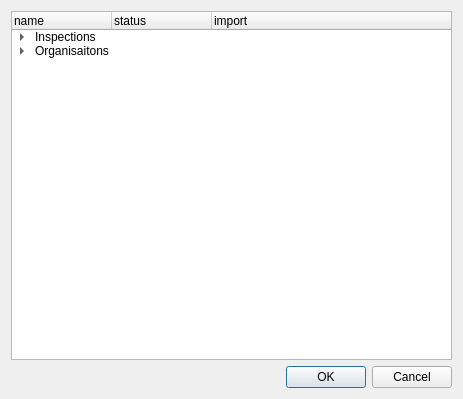
<?xml version="1.0" encoding="UTF-8"?>
<ui version="4.0">
 <class>Dialog</class>
 <widget class="QDialog" name="Dialog">
  <property name="geometry">
   <rect>
    <x>0</x>
    <y>0</y>
    <width>463</width>
    <height>399</height>
   </rect>
  </property>
  <property name="windowTitle">
   <string>Dialog</string>
  </property>
  <layout class="QVBoxLayout" name="verticalLayout">
   <item>
    <widget class="QTreeWidget" name="treeWidget">
     <property name="headerHidden">
      <bool>false</bool>
     </property>
     <attribute name="headerMinimumSectionSize">
      <number>50</number>
     </attribute>
     <column>
      <property name="text">
       <string>name</string>
      </property>
     </column>
     <column>
      <property name="text">
       <string>status</string>
      </property>
     </column>
     <column>
      <property name="text">
       <string>import</string>
      </property>
     </column>
     <item>
      <property name="text">
       <string>Inspections</string>
      </property>
      <item>
       <property name="text">
        <string>a</string>
       </property>
       <property name="text">
        <string>new</string>
       </property>
      </item>
      <item>
       <property name="text">
        <string>b</string>
       </property>
       <property name="text">
        <string>new</string>
       </property>
       <property name="text">
        <string>X</string>
       </property>
      </item>
      <item>
       <property name="text">
        <string>c</string>
       </property>
       <property name="text">
        <string>update</string>
       </property>
       <property name="text">
        <string>X</string>
       </property>
      </item>
     </item>
     <item>
      <property name="text">
       <string>Organisaitons</string>
      </property>
      <property name="text">
       <string/>
      </property>
      <property name="text">
       <string/>
      </property>
      <item>
       <property name="text">
        <string>a</string>
       </property>
       <property name="text">
        <string>unchanged</string>
       </property>
       <property name="text">
        <string>x</string>
       </property>
      </item>
      <item>
       <property name="text">
        <string>b</string>
       </property>
       <property name="text">
        <string>unchanged</string>
       </property>
       <property name="text">
        <string>x</string>
       </property>
      </item>
      <item>
       <property name="text">
        <string>c</string>
       </property>
       <property name="text">
        <string>unchanged</string>
       </property>
      </item>
     </item>
    </widget>
   </item>
   <item>
    <widget class="QDialogButtonBox" name="buttonBox">
     <property name="orientation">
      <enum>Qt::Horizontal</enum>
     </property>
     <property name="standardButtons">
      <set>QDialogButtonBox::Cancel|QDialogButtonBox::Ok</set>
     </property>
    </widget>
   </item>
  </layout>
 </widget>
 <resources/>
 <connections>
  <connection>
   <sender>buttonBox</sender>
   <signal>accepted()</signal>
   <receiver>Dialog</receiver>
   <slot>accept()</slot>
   <hints>
    <hint type="sourcelabel">
     <x>248</x>
     <y>254</y>
    </hint>
    <hint type="destinationlabel">
     <x>157</x>
     <y>274</y>
    </hint>
   </hints>
  </connection>
  <connection>
   <sender>buttonBox</sender>
   <signal>rejected()</signal>
   <receiver>Dialog</receiver>
   <slot>reject()</slot>
   <hints>
    <hint type="sourcelabel">
     <x>316</x>
     <y>260</y>
    </hint>
    <hint type="destinationlabel">
     <x>286</x>
     <y>274</y>
    </hint>
   </hints>
  </connection>
 </connections>
</ui>
